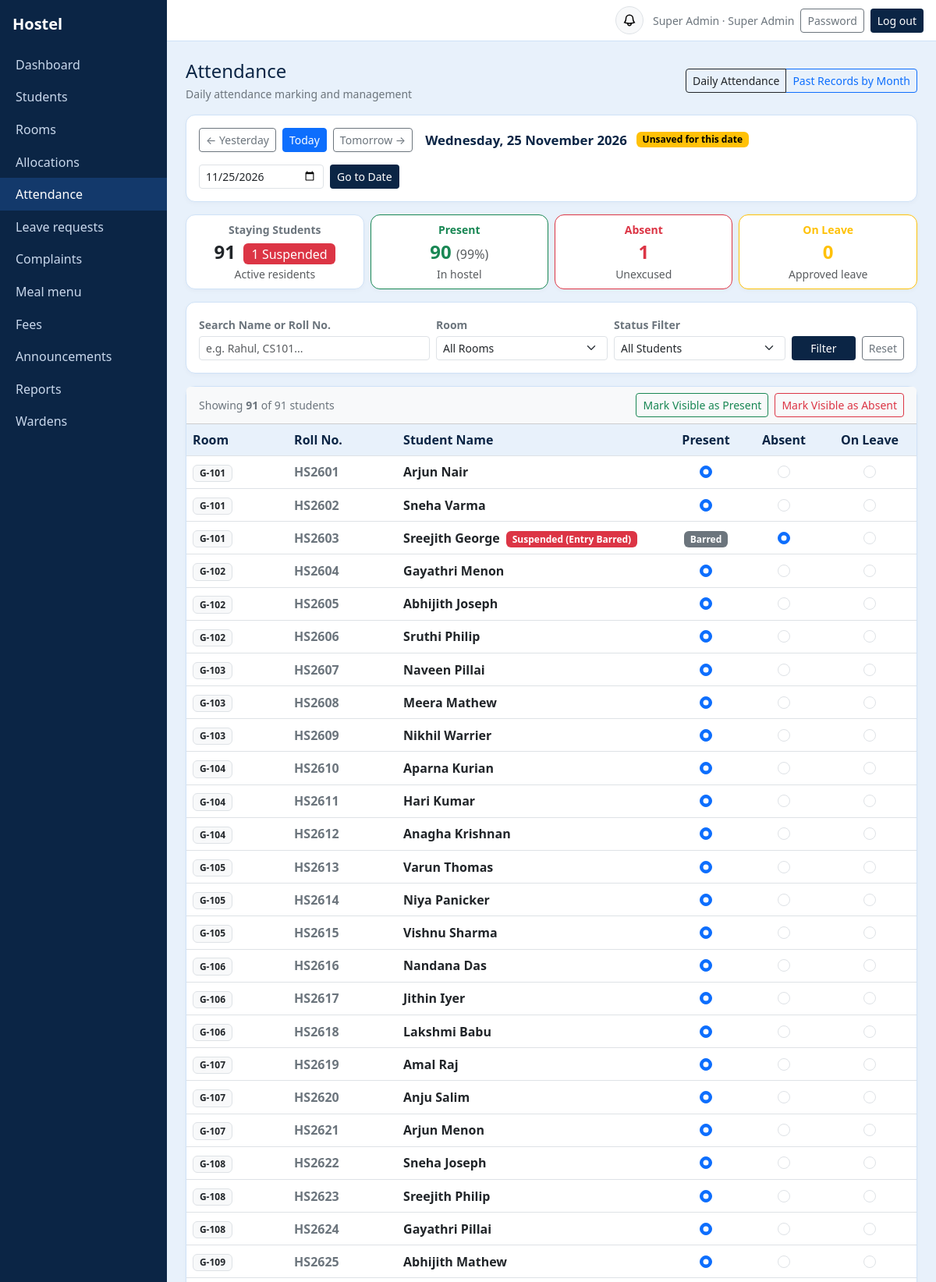
Screenshot of /attendance/ (signed in, upper part) with the database file from the repository.
### core/models.py (models this page shows, shortened)
class User(AbstractUser):
    ROLES = [("admin", "Super Admin"), ("warden", "Warden"), ("student", "Student"), ("parent", "Parent")]
    role = models.CharField(max_length=10, choices=ROLES, default="student")
    phone = models.CharField(max_length=20, blank=True)
    must_change_password = models.BooleanField(default=False)
    @property
    def display_name(self):
        return self.get_full_name() or self.username

class Student(models.Model):
    user = models.OneToOneField(User, on_delete=models.CASCADE, related_name="student")
    roll_no = models.CharField("Roll no.", max_length=30, unique=True)
    course = models.CharField(max_length=100, blank=True)
    parent = models.ForeignKey(Parent, null=True, blank=True, on_delete=models.SET_NULL, related_name="children")
    is_active = models.BooleanField("Currently staying", default=True)
    is_suspended = models.BooleanField("Suspended from hostel", default=False)
    suspension_reason = models.TextField("Suspension reason", blank=True)
    suspension_start = models.DateField("Suspension start date", null=True, blank=True)
    suspension_end = models.DateField("Suspension end date", null=True, blank=True)
    suspended_by = models.ForeignKey(User, null=True, blank=True, on_delete=models.SET_NULL, related_name="+")
    suspended_at = models.DateTimeField("Suspended at", null=True, blank=True)
    class Meta:
        ordering = ["roll_no"]
    @property
    def is_currently_suspended(self):
        if not self.is_suspended:
            return False
        today = date.today()
        if self.suspension_start and today < self.suspension_start:
            return False
        if self.suspension_end and today > self.suspension_end:
            return False
        return True

class Room(models.Model):
    block = models.CharField(max_length=20, default="A")
    number = models.CharField(max_length=20)
    capacity = models.PositiveSmallIntegerField(default=2)
    is_blacklisted = models.BooleanField("Blacklisted", default=False)
    blacklist_reason = models.CharField("Blacklist cause", max_length=150, blank=True)
    class Meta:
        unique_together = ("block", "number")
        ordering = ["block", "number"]
    def __str__(self):
        if self.number and self.block:
            b = str(self.block).strip()
            num = str(self.number).strip()
            if num.lower().startswith(f"{b.lower()}-"):
                return f"{b}-{num[len(b)+1:].strip()}"
            if num.lower().startswith(b.lower()) and len(num) > len(b) and num[len(b):][0].isdigit():
                return f"{b}-{num[len(b):].strip()}"
            return f"{b}-{num}"
        return self.number or ""

### core/views.py (the view, shortened to what this page needs)
# urls.py: path("attendance/", v.attendance, name="attendance"),
@staff
def attendance(request):
    try:
        day = date.fromisoformat(request.GET.get("date") or request.POST.get("date") or "")
    except ValueError:
        day = date.today()
    students = list(m.Student.objects.filter(is_active=True).select_related("user"))
    existing = {a.student_id: a.status for a in m.Attendance.objects.filter(date=day)}
    on_leave = set(m.LeaveRequest.objects.filter(status="Approved", from_date__lte=day, to_date__gte=day).values_list("student_id", flat=True))
    active_allocs = m.RoomAllocation.objects.filter(end_date__isnull=True).select_related("room")
    student_rooms = {a.student_id: a.room for a in active_allocs}
    all_rooms = list(m.Room.objects.all().order_by("block", "number"))
    total_staying = len(students)
    day_suspended = sum(1 for s in students if s.is_currently_suspended)
    day_present = sum(1 for s in students if (existing.get(s.pk) or ("L" if s.pk in on_leave else ("A" if s.is_currently_suspended else "P"))) == "P")
    day_absent = sum(1 for s in students if (existing.get(s.pk) or ("L" if s.pk in on_leave else ("A" if s.is_currently_suspended else "P"))) == "A")
    day_leave = sum(1 for s in students if (existing.get(s.pk) or ("L" if s.pk in on_leave else ("A" if s.is_currently_suspended else "P"))) == "L")
    day_pct = round(100 * day_present / total_staying) if total_staying > 0 else 0
    filter_q = request.GET.get("q", "").strip()
    filter_room = request.GET.get("room", "").strip()
    filter_status = request.GET.get("status", "").strip()
    rows = []
    for s in students:
        st = existing.get(s.pk) or ("L" if s.pk in on_leave else ("A" if s.is_currently_suspended else "P"))
        s_room = student_rooms.get(s.pk)
        is_lv = s.pk in on_leave
        if filter_q:
            q_low = filter_q.lower()
            if q_low not in s.roll_no.lower() and q_low not in s.user.display_name.lower():
                continue
        if filter_status == "A" and st != "A":
            continue
        elif filter_status == "L" and st != "L":
            continue
        elif filter_status == "P" and st != "P":
            continue
        elif filter_status == "absent_or_leave" and st not in ("A", "L"):
            continue
        elif filter_status == "suspended" and not s.is_currently_suspended:
            continue
        rows.append((s, st, is_lv, s_room))
    prev_day = day - timedelta(days=1)
    next_day = day + timedelta(days=1)
    is_today = (day == date.today())
    return show(
        request,
        "attendance",
        rows=rows,
        day=day,
        prev_day=prev_day,
        next_day=next_day,
        is_today=is_today,
        saved=bool(existing),
        total_staying=total_staying,
        day_suspended=day_suspended,
        day_present=day_present,
        day_absent=day_absent,
        day_leave=day_leave,
        day_pct=day_pct,
        all_rooms=all_rooms,
        filter_q=filter_q,
        filter_room=filter_room,
        filter_status=filter_status,
        filtered_count=len(rows),
    )

### core/views.py (called while the page is built)
def role_required(*roles):
    def deco(view):
        @wraps(view)
        @login_required
        def inner(request, *a, **k):
            if request.user.role not in roles:
                raise PermissionDenied
            return view(request, *a, **k)
        return inner
    return deco

def show(request, template, **ctx):
    return render(request, f"core/{template}.html", ctx)

### core/templates/core/attendance.html (shortened to what this page needs)
{% extends "core/base.html" %}{% block content %}
<div class="d-flex flex-wrap justify-content-between align-items-center mb-3 gap-2">
  <div>
    <h4 style="color:var(--navy)" class="mb-1">Attendance</h4>
    <div class="text-secondary small">Daily attendance marking and management</div>
  </div>
  <div class="btn-group" role="group">
    <a href="{% url 'attendance' %}" class="btn btn-sm btn-navy active">
      Daily Attendance
    </a>
    <a href="{% url 'attendance_history' %}" class="btn btn-sm btn-outline-primary">
      Past Records by Month
    </a>
  </div>
</div>
<div class="card p-3 mb-3 bg-white">
  <div class="d-flex flex-wrap justify-content-between align-items-center gap-3">
    <div class="d-flex align-items-center gap-2">
      <a href="?date={{ prev_day|date:'Y-m-d' }}" class="btn btn-sm btn-outline-secondary" title="Previous Day">&larr; Yesterday</a>
      <a href="?date={% now 'Y-m-d' %}" class="btn btn-sm {% if is_today %}btn-primary{% else %}btn-outline-primary{% endif %}">Today</a>
      <a href="?date={{ next_day|date:'Y-m-d' }}" class="btn btn-sm btn-outline-secondary" title="Next Day">Tomorrow &rarr;</a>
      <span class="fw-semibold ms-2" style="color:var(--navy); font-size:1.05rem;">
        {{ day|date:"l, d F Y" }}
      </span>
      {% if saved %}
        <span class="badge text-bg-success ms-1">Saved</span>
      {% else %}
        <span class="badge text-bg-warning ms-1">Unsaved for this date</span>
      {% endif %}
    </div>
    <form method="get" class="d-flex align-items-center gap-2">
      <input type="date" name="date" value="{{ day|date:'Y-m-d' }}" class="form-control form-control-sm" style="width:160px;" required>
      <button class="btn btn-sm btn-navy">Go to Date</button>
    </form>
  </div>
</div>
<div class="row g-2 mb-3">
  <div class="col-6 col-md-3">
    <div class="card p-2 text-center bg-white">
      <div class="small text-secondary fw-semibold">Staying Students</div>
      <div class="fs-4 fw-bold text-dark">{{ total_staying }}{% if day_suspended > 0 %} <span class="badge text-bg-danger fs-6 fw-normal ms-1">{{ day_suspended }} Suspended</span>{% endif %}</div>
      <div class="small text-muted">Active residents</div>
    </div>
  </div>
  <div class="col-6 col-md-3">
    <div class="card p-2 text-center bg-white border-success">
      <div class="small text-success fw-semibold">Present</div>
      <div class="fs-4 fw-bold text-success">{{ day_present }} <span class="fs-6 text-muted fw-normal">({{ day_pct }}%)</span></div>
      <div class="small text-muted">In hostel</div>
    </div>
  </div>
  <div class="col-6 col-md-3">
    <div class="card p-2 text-center bg-white border-danger">
      <div class="small text-danger fw-semibold">Absent</div>
      <div class="fs-4 fw-bold text-danger">{{ day_absent }}</div>
      <div class="small text-muted">Unexcused</div>
    </div>
  </div>
  <div class="col-6 col-md-3">
    <div class="card p-2 text-center bg-white border-warning">
      <div class="small text-warning fw-semibold">On Leave</div>
      <div class="fs-4 fw-bold text-warning">{{ day_leave }}</div>
      <div class="small text-muted">Approved leave</div>
    </div>
  </div>
</div>
<div class="card p-3 mb-3 bg-white">
  <form method="get" class="row g-2 align-items-end">
    <div class="col-md-4">
      <label class="form-label small fw-semibold text-secondary mb-1">Search Name or Roll No.</label>
      <input type="text" name="q" class="form-control form-control-sm" placeholder="e.g. Rahul, CS101..." value="{{ filter_q }}">
    </div>
    <div class="col-md-3">
      <label class="form-label small fw-semibold text-secondary mb-1">Room</label>
      <select name="room" class="form-select form-select-sm">
        <option value="">All Rooms</option>
      </select>
    </div>
    <div class="col-md-3">
      <label class="form-label small fw-semibold text-secondary mb-1">Status Filter</label>
      <select name="status" class="form-select form-select-sm">
        <option value="">All Students</option>
      </select>
    </div>
    <div class="col-md-2 d-flex gap-2">
      <button type="submit" class="btn btn-sm btn-navy flex-grow-1">Filter</button>
      <a href="?date={{ day|date:'Y-m-d' }}" class="btn btn-sm btn-outline-secondary" title="Reset Filters">Reset</a>
    </div>
  </form>
</div>
<form method="post" id="attendanceForm">
  <div class="card mb-3 bg-white">
    <div class="card-header bg-light d-flex flex-wrap justify-content-between align-items-center py-2 gap-2">
      <span class="small text-secondary">
        Showing <b>{{ rows|length }}</b> of {{ total_staying }} student{{ total_staying|pluralize }}
      </span>
      <div class="d-flex gap-2">
        <button type="button" class="btn btn-sm btn-outline-success" onclick="markAllVisible('P')">
          Mark Visible as Present
        </button>
        <button type="button" class="btn btn-sm btn-outline-danger" onclick="markAllVisible('A')">
          Mark Visible as Absent
        </button>
      </div>
    </div>
    <div class="table-responsive">
      <table class="table table-hover align-middle mb-0">
        <thead>
          <tr>
            <th style="width:130px;">Room</th>
            <th style="width:140px;">Roll No.</th>
            <th>Student Name</th>
            <th class="text-center" style="width:100px;">Present</th>
            <th class="text-center" style="width:100px;">Absent</th>
            <th class="text-center" style="width:120px;">On Leave</th>
          </tr>
        </thead>
        <tbody>
          {% for s, st, lv, s_room in rows %}
            <tr class="student-row {% if st == 'A' %}table-danger-subtle{% elif st == 'L' %}table-warning-subtle{% endif %}">
              <td>
                {% if s_room %}
                  <span class="badge text-bg-light border text-dark fw-bold">{{ s_room }}</span>
                {% else %}
                  <span class="text-muted small">—</span>
                {% endif %}
              </td>
              <td class="fw-semibold text-secondary">{{ s.roll_no }}</td>
              <td>
                <span class="fw-semibold text-dark">{{ s.user.display_name }}</span>
                {% if s.is_currently_suspended %}
                  <span class="badge text-bg-danger ms-1" title="Suspended by Admin: {{ s.suspension_reason }}">Suspended (Entry Barred)</span>
                {% elif lv %}
                  <span class="badge text-bg-warning ms-1" title="Approved leave for this day">Leave Approved</span>
                {% endif %}
              </td>
              <td class="text-center">
                {% if s.is_currently_suspended %}
                  <span class="badge text-bg-secondary" title="Entry barred due to suspension">Barred</span>
                {% else %}
                  <input class="form-check-input att-radio att-p" type="radio" name="s{{ s.pk }}" value="P" {% if st == "P" %}checked{% endif %} id="p_{{ s.pk }}">
                {% endif %}
              </td>
              <td class="text-center">
                <input class="form-check-input att-radio att-a" type="radio" name="s{{ s.pk }}" value="A" {% if st == "A" %}checked{% endif %} id="a_{{ s.pk }}">
              </td>
              <td class="text-center">
                <input class="form-check-input att-radio att-l" type="radio" name="s{{ s.pk }}" value="L" {% if st == "L" %}checked{% endif %} id="l_{{ s.pk }}">
              </td>
            </tr>
          {% endfor %}
        </tbody>
      </table>
    </div>
  </div>
</form>
{% endblock %}

### core/templates/core/base.html (shortened to what this page needs)
{% load static %}<!doctype html>
<html lang="en"><head><meta charset="utf-8"><meta name="viewport" content="width=device-width, initial-scale=1">
<link href="https://cdn.jsdelivr.net/npm/bootstrap@5.3.3/dist/css/bootstrap.min.css" rel="stylesheet">
</head><body>
{% if user.is_authenticated and not hide_nav %}
<div class="d-flex">
 <nav class="sidebar py-3" id="sb"><div class="px-3 pb-3 text-white fs-5 fw-semibold">Hostel</div>
  {% for name, label in nav_items %}<a href="{% url name %}" {% if request.resolver_match.url_name == name or name == 'attendance' and request.resolver_match.url_name == 'attendance_history' or name == 'rooms' and request.resolver_match.url_name == 'room_detail' or name == 'students' and request.resolver_match.url_name == 'student_detail' %}class="active"{% endif %}>{{ label }}</a>{% endfor %}
 </nav>
 <div class="flex-grow-1">
  <div class="topbar d-flex align-items-center justify-content-between px-3 py-2">
   <div class="ms-auto d-flex align-items-center gap-2">
     <div class="dropdown me-1">
       <button class="btn btn-sm btn-light border position-relative rounded-circle p-2 d-flex align-items-center justify-content-center" style="width:36px; height:36px;" type="button" id="notifDropdown" data-bs-toggle="dropdown" aria-expanded="false" title="Notifications">
       </button>
     </div>
     <span class="text-secondary small d-none d-sm-inline">{{ user.display_name }} · {{ user.get_role_display }}</span>
     <a class="btn btn-sm btn-outline-secondary" href="{% url 'password' %}">Password</a>
     <form method="post" action="{% url 'logout' %}" class="d-inline">{% csrf_token %}<button class="btn btn-sm btn-navy">Log out</button></form>
   </div>
  </div>
  <main class="p-3 p-md-4">
{% else %}<main class="container py-4">{% endif %}
  {% block content %}{% endblock %}
 </main>
{% if user.is_authenticated and not hide_nav %}</div></div>{% endif %}
</body></html>

### core/templates/core/base.html (style rules this page uses)
:root { --navy:#0b2545;--sky:#e8f1fb;--sky2:#cfe2f7 }
body { background:var(--sky);min-height:100vh }
.sidebar { background:var(--navy);width:230px;min-height:100vh }
.sidebar a { color:#c9d8ec;text-decoration:none;display:block;padding:.55rem 1.25rem }
.sidebar a:hover,.sidebar a.active { background:#13396b;color:#fff }
.topbar { background:#fff;border-bottom:1px solid var(--sky2) }
.card { border:1px solid var(--sky2); border-radius:12px; box-shadow:0 2px 6px rgba(11,37,69,0.03) }
.btn-navy { background:var(--navy);color:#fff }
.table thead th { background:var(--sky);color:var(--navy);font-weight:600 }

### rows the page displays
User: display_name "Super Admin", role "Super Admin"
Student: block "G-101", roll_no "HS2601", user.display_name "Arjun Nair"
Student: block "G-101", roll_no "HS2602", user.display_name "Sneha Varma"
Student: block "G-101", roll_no "HS2603", user.display_name "Sreejith George", is_suspended "Barred"
Student: block "G-102", roll_no "HS2604", user.display_name "Gayathri Menon"
Student: block "G-102", roll_no "HS2605", user.display_name "Abhijith Joseph"
Student: block "G-102", roll_no "HS2606", user.display_name "Sruthi Philip"
Student: block "G-103", roll_no "HS2607", user.display_name "Naveen Pillai"
Student: block "G-103", roll_no "HS2608", user.display_name "Meera Mathew"
Student: block "G-103", roll_no "HS2609", user.display_name "Nikhil Warrier"
Student: block "G-104", roll_no "HS2610", user.display_name "Aparna Kurian"
Student: block "G-104", roll_no "HS2611", user.display_name "Hari Kumar"
Student: block "G-104", roll_no "HS2612", user.display_name "Anagha Krishnan"
Student: block "G-105", roll_no "HS2613", user.display_name "Varun Thomas"
Student: block "G-105", roll_no "HS2614", user.display_name "Niya Panicker"
Student: block "G-105", roll_no "HS2615", user.display_name "Vishnu Sharma"
Student: block "G-106", roll_no "HS2616", user.display_name "Nandana Das"
Student: block "G-106", roll_no "HS2617", user.display_name "Jithin Iyer"
Student: block "G-106", roll_no "HS2618", user.display_name "Lakshmi Babu"
Student: block "G-107", roll_no "HS2619", user.display_name "Amal Raj"
Student: block "G-107", roll_no "HS2620", user.display_name "Anju Salim"
Student: block "G-107", roll_no "HS2621", user.display_name "Arjun Menon"
Student: block "G-108", roll_no "HS2622", user.display_name "Sneha Joseph"
Student: block "G-108", roll_no "HS2623", user.display_name "Sreejith Philip"
Student: block "G-108", roll_no "HS2624", user.display_name "Gayathri Pillai"
Student: block "G-109", roll_no "HS2625", user.display_name "Abhijith Mathew"

### other values shown
{{ label }} "Dashboard" "Students" "Rooms" "Allocations" "Attendance" "Leave requests" "Complaints" "Meal menu" "Fees" "Announcements" "Reports" "Wardens"
{{ day|date:"l, d F Y" }} "Wednesday, 25 November 2026"
{{ total_staying }} "91"
{{ day_suspended }} "1"
{{ day_present }} "90"
{{ day_pct }} "99"
{{ day_absent }} "1"
{{ day_leave }} "0"
{{ rows|length }} "91"
